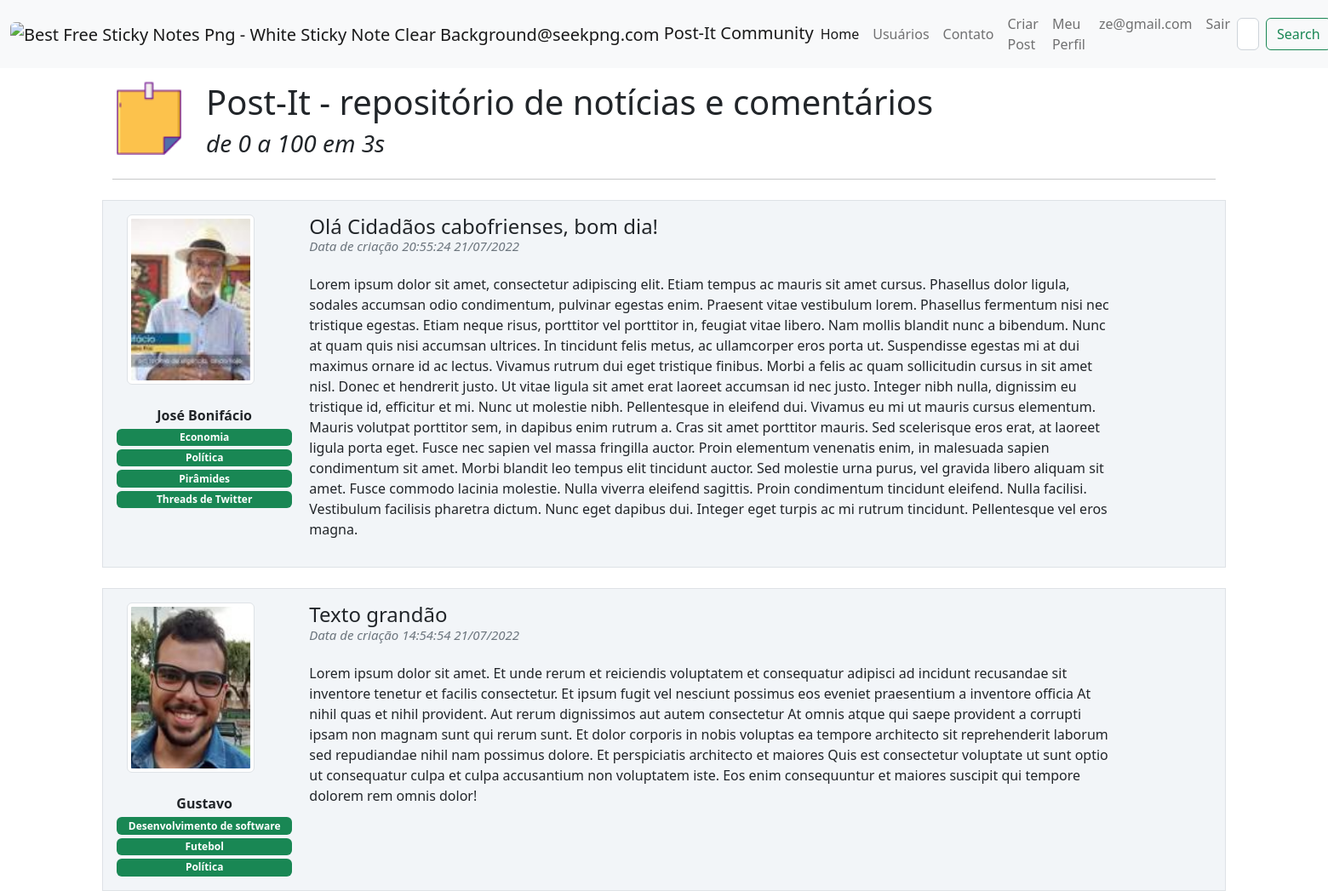
/ (signed in), run on the app's committed database.
### post_it/models.py (models this page shows)
class Usuario(database.Model, UserMixin):
    id = database.Column(database.Integer, primary_key=True)
    username = database.Column(database.String, nullable=False)
    senha = database.Column(database.String, nullable=False)
    email = database.Column(database.String, nullable=False, unique=True)
    foto_perfil = database.Column(database.String, default='default.png')
    posts = database.relationship('Post', backref='author', lazy=True)
    interesses = database.Column(database.String, nullable=False, default='Não informado')

class Post(database.Model):
    id = database.Column(database.Integer, primary_key=True)
    titulo = database.Column(database.String, nullable=False)
    corpo = database.Column(database.Text, nullable=False)
    data_criacao = database.Column(database.DateTime, nullable=False, default=datetime.utcnow())
    id_usuario = database.Column(database.Integer, database.ForeignKey('usuario.id'), nullable=False)
    resposta = database.relationship('Resposta', backref='post', lazy=True)

### post_it/routes.py (the view)
@app.route('/')
def home():
    posts = Post.query.order_by(Post.id.desc())
    return render_template('home.html', posts=posts)

### post_it/models.py (called while the page is built)
@login_manager.user_loader
def load_user(id_usuario):
    usuario = Usuario.query.get(int(id_usuario))
    return usuario

### post_it/templates/home.html (shortened to what this page needs)
{% extends 'base.html'%}
{% block body%}
<div class="container">
        <div class="row">
            <div class="col col-1 mt-3">
                <img class="img-fluid" height="100" width="100">
            </div>
            <div class="col col-9">
            <h1 class="mt-3" style="text-align-left">
                Post-It - repositório de notícias e comentários
            </h1>
                <h3> <i>de 0 a 100 em 3s</i></h3>
            </div>
        </div>
    <hr>
    {% for post in posts %}
    <div class = "row border mt-4 p-3 meupost">
        <div class = "col col-2 text-center">
            <div class="image pe-2">
               <img src="{{ url_for('static', filename='fotos_perfil/{}'.format(post.author.foto_perfil))}}" alt="{{ url_for('static', filename='fotos_perfil/{}'.format('default.png'))}}" class="box-foto-post img-thumbnail rounded"  >
                <br></b><strong>{{ post.author.username}}</strong><br>
                <div class="row justify-content-center">
                {% for interesse in post.author.interesses.split(';') %}
                    <span class="badge bg-success mt-1">{{ interesse }}</span>
                {% endfor %}
                </div>
            </div>
        </div>
        <div class = "col col-9">
            <a style="text-decoration:none; color:inherit" href="{{ url_for('exibir_post', post_id=post.id) }}">
                <h4>{{post.titulo}}
                    <small class="text-muted d-flex align-items-start" style="font-size: 15px">
                        <p class="fst-italic">Data de criação {{post.data_criacao.strftime('%H:%M:%S %d/%m/%Y')}}</p>
                    </small>
                </h4>
            </a>
            <p class="justify-content-center">{{ post.corpo }}</p>
        </div>
    </div>
    {% endfor %}
</div>
{% endblock%}

### post_it/templates/navbar.html (shortened to what this page needs)
<nav class="navbar navbar-expand-lg bg-light">
  <div class="container-fluid">
    <a class="navbar-brand" href="{{ url_for('home') }}">
      <img class='img-fluid rounded' height="40" width="40"  src="https://www.seekpng.com/png/detail/12-123414_best-free-sticky-notes-png-white-sticky-note.png" alt="Best Free Sticky Notes Png - White Sticky Note Clear Background@seekpng.com">
      Post-It Community</a>
    <div class="collapse navbar-collapse" id="navbarSupportedContent">
      <ul class="navbar-nav me-auto mb-2 mb-lg-0">
        <li class="nav-item">
          <a class="nav-link active" aria-current="page" href="{{ url_for('home') }}">Home</a>
        </li>
        <li class="nav-item">
          <a class="nav-link" href="{{ url_for('users') }}">Usuários</a>
        </li>
        <li class="nav-item">
          <a class="nav-link" href="{{ url_for('contato') }}">Contato</a>
        </li>
      </ul>
      {% if current_user.is_authenticated %}
       <ul class="navbar-nav d-flex">
          <li class="nav-item">
            <a class="nav-link" href="{{ url_for('criar_post')}}">Criar Post</a>
          </li>
         <li class="nav-item">
            <a class="nav-link" href="{{ url_for('perfil')}}">Meu Perfil</a>
          </li>
         <li class="nav-item">
           <a class="nav-link fw-light" >{{ current_user.email }}</a>
         </li>
         <li class="nav-item">
            <a class="nav-link" href="{{ url_for('sair')}}">Sair</a>
          </li>
        </ul>
      {% endif %}
      <form class="d-flex" role="search">
        <input class="form-control me-2" type="search" placeholder="Search" aria-label="Search">
        <button class="btn btn-outline-success" type="submit">Search</button>
      </form>
    </div>
  </div>
</nav>

### post_it/static/main.css (style rules this page uses)
.meupost { background: #f2f5f8 !important; }
.box-foto-post { max-width:100%; width: 150px; height: 200px; object-fit: cover; display: block; }

### data on the page
Usuario: email "ze@gmail.com"
Post: foto_perfil (picture), author.username "José Bonifácio", interesse "Economia" "Política" "Pirâmides" "Threads de Twitter", titulo "Olá Cidadãos cabofrienses, bom dia!", data_criacao "20:55:24 21/07/2022", corpo "Lorem ipsum dolor sit amet, consectetur adipiscing elit. Etiam tempus ac mauris sit amet cursus. Phasellus dolor ligula, sodales accumsan odio condimentum, pulvinar egestas enim. Praesent vitae vestibulum lorem. Phasellus fermentum nisi nec tristique egestas. Etiam neque risus, porttitor vel porttitor in, feugiat vitae libero. Nam mollis blandit nunc a bibendum. Nunc at quam quis nisi accumsan ultrices. In tincidunt felis metus, ac ullamcorper eros porta ut. Suspendisse egestas mi at dui maximus ornare id ac lectus. Vivamus rutrum dui eget tristique finibus. Morbi a felis ac quam sollicitudin cursus in sit amet nisl. Donec et hendrerit justo. Ut vitae ligula sit amet erat laoreet accumsan…"
Post: foto_perfil (picture), author.username "Gustavo", interesse "Desenvolvimento de software" "Futebol" "Política", titulo "Texto grandão", data_criacao "14:54:54 21/07/2022", corpo "Lorem ipsum dolor sit amet. Et unde rerum et reiciendis voluptatem et consequatur adipisci ad incidunt recusandae sit inventore tenetur et facilis consectetur. Et ipsum fugit vel nesciunt possimus eos eveniet praesentium a inventore officia At nihil quas et nihil provident. Aut rerum dignissimos aut autem consectetur At omnis atque qui saepe provident a corrupti ipsam non magnam sunt qui rerum sunt. Et dolor corporis in nobis voluptas ea tempore architecto sit reprehenderit laborum sed repudiandae nihil nam possimus dolore. Et perspiciatis architecto et maiores Quis est consectetur voluptate ut sunt optio ut consequatur culpa et culpa accusantium non voluptatem iste. Eos enim consequuntur…"
